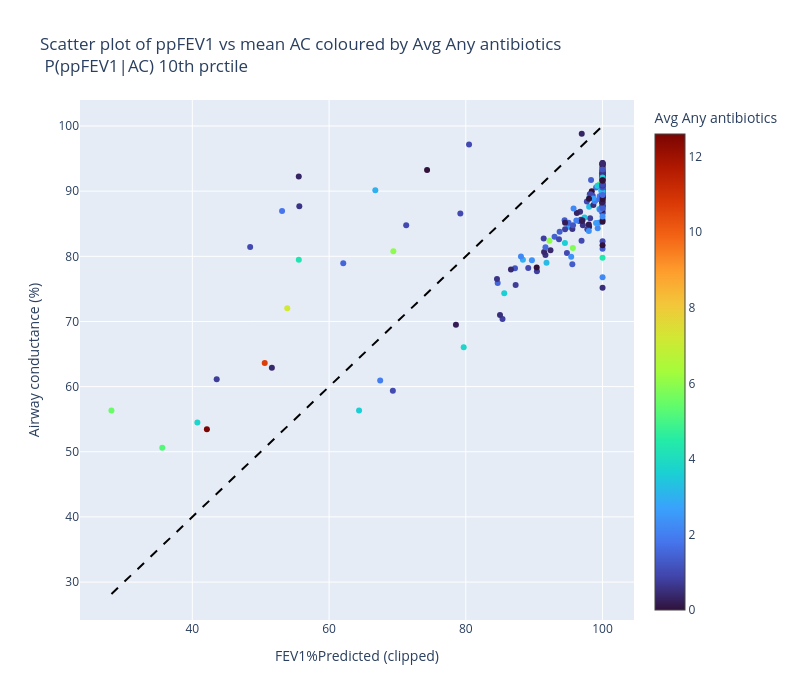

The notebook cell this image was saved under:
### Markdown cell above
## Viz: antibiotics association where the model confidently disagrees with the baseline ppFEV1?

### Code cell
df["clipped ecFEV1%Predicted"] = df["ecFEV1 % Predicted"].clip(upper=100)

import numpy as np
import plotly.graph_objects as go

ivs_col = "Avg Hosp IVs"
ivs_col = "Avg Any antibiotics"

ratioed = True
prctile = 10
df_conf, t = vh.filter_confidently_disagreeing_examples(df, prctile, ratioed)

fig = go.Figure(
    data=go.Scatter(
        x=df_conf["clipped ecFEV1%Predicted"],
        y=df_conf["mean AC"],
        mode="markers",
        marker=dict(
            color=df_conf[ivs_col],
            colorbar=dict(title=ivs_col),
            colorscale="Turbo",
            # colorscale=[
            #     [0.0, "white"],
            #     [[i/(len(px.colors.sequential.Turbo)-1), c] for i, c in enumerate(px.colors.sequential.Turbo)],
            # ],
            # line=dict(
            #     color=np.where(df_conf[ivs_col] == 0, "black", "rgba(0,0,0,0)"),
            #     width=np.where(df_conf[ivs_col] == 0, 1.5, 0),
            # ),
        ),
        hovertemplate="ID: %{customdata[0]}<br>"
        + "clipped ecFEV1%Predicted: %{x}<br>"
        + f"{AC.name} (mean): "
        + "%{y}<br>"
        + f"{ivs_col}: "
        + "%{marker.color}<extra></extra>",
        customdata=np.stack([df_conf["ID"]], axis=-1),
    )
)
# Draw a proportional line (y = x) for reference
min_x = df_conf["clipped ecFEV1%Predicted"].min()
max_x = df_conf["clipped ecFEV1%Predicted"].max()
fig.add_trace(
    go.Scatter(
        x=[min_x, max_x],
        y=[min_x, max_x],
        mode="lines",
        line=dict(color="black", dash="dash"),
    )
)

if ratioed:
    title = f"Scatter plot of ppFEV1 vs mean AC coloured by {ivs_col}<br> P(ppFEV1|AC) {prctile:.0f}th prctile"
else:
    title = f"Scatter plot of ppFEV1 vs mean AC coloured by {ivs_col}<br> P(ppFEV1|AC ratioed) {prctile:.0f}th prctile"

fig.update_layout(
    title=title,
    xaxis_title="FEV1%Predicted (clipped)",
    yaxis_title=AC.name,
    width=800,
    height=700,
    showlegend=False,
)

fig.write_image(f"{dh.get_path_to_main()}PlotsCFR/Antibiotics associations/{title}.pdf")
fig.show()

### Figure 1 — Plotly figure (JSON) as saved in the notebook; plotly's stock layout.template omitted (floating-point values rounded to 4 significant figures; data arrays with more than 128 entries replaced by an {"elided": "..."} marker saying what was removed)
{"data": [{"customdata": {"elided": "205x1 str values"}, "hovertemplate": "ID: %{customdata[0]}<br>clipped ecFEV1%Predicted: %{x}<br>Airway conductance (%) (mean): %{y}<br>Avg Any antibiotics: %{marker.color}<extra></extra>", "marker": {"color": {"elided": "205 float values"}, "colorbar": {"title": {"text": "Avg Any antibiotics"}}, "colorscale": [[0, "#30123b"], [0.07143, "#4145ab"], [0.1429, "#4675ed"], [0.2143, "#39a2fc"], [0.2857, "#1bcfd4"], [0.3571, "#24eca6"], [0.4286, "#61fc6c"], [0.5, "#a4fc3b"], [0.5714, "#d1e834"], [0.6429, "#f3c63a"], [0.7143, "#fe9b2d"], [0.7857, "#f36315"], [0.8571, "#d93806"], [0.9286, "#b11901"], [1, "#7a0402"]]}, "mode": "markers", "type": "scatter", "x": {"elided": "205 float values"}, "y": {"elided": "205 float values"}}, {"line": {"color": "black", "dash": "dash"}, "mode": "lines", "type": "scatter", "x": [28.17, 100], "y": [28.17, 100]}], "layout": {"height": 700, "showlegend": false, "title": {"text": "Scatter plot of ppFEV1 vs mean AC coloured by Avg Any antibiotics<br> P(ppFEV1|AC) 10th prctile"}, "width": 800, "xaxis": {"title": {"text": "FEV1%Predicted (clipped)"}}, "yaxis": {"title": {"text": "Airway conductance (%)"}}}}
